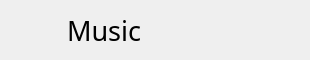
<?xml version="1.0" encoding="UTF-8"?>
<ui version="4.0">
 <class>ListItem</class>
 <widget class="QWidget" name="ListItem">
  <property name="geometry">
   <rect>
    <x>0</x>
    <y>0</y>
    <width>310</width>
    <height>60</height>
   </rect>
  </property>
  <property name="minimumSize">
   <size>
    <width>0</width>
    <height>0</height>
   </size>
  </property>
  <property name="maximumSize">
   <size>
    <width>320</width>
    <height>64</height>
   </size>
  </property>
  <property name="windowTitle">
   <string>Form</string>
  </property>
  <layout class="QHBoxLayout" name="horizontalLayout" stretch="0,1">
   <property name="spacing">
    <number>10</number>
   </property>
   <property name="leftMargin">
    <number>10</number>
   </property>
   <property name="topMargin">
    <number>10</number>
   </property>
   <property name="rightMargin">
    <number>10</number>
   </property>
   <property name="bottomMargin">
    <number>10</number>
   </property>
   <item>
    <widget class="QLabel" name="ListItem_icon">
     <property name="minimumSize">
      <size>
       <width>40</width>
       <height>40</height>
      </size>
     </property>
     <property name="maximumSize">
      <size>
       <width>40</width>
       <height>40</height>
      </size>
     </property>
     <property name="text">
      <string/>
     </property>
    </widget>
   </item>
   <item>
    <widget class="QLabel" name="ListItem_text">
     <property name="font">
      <font>
       <family>微软雅黑</family>
       <pointsize>20</pointsize>
      </font>
     </property>
     <property name="text">
      <string> Music</string>
     </property>
    </widget>
   </item>
  </layout>
 </widget>
 <resources/>
 <connections/>
</ui>
